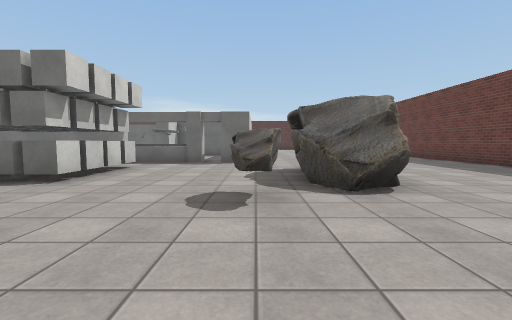
[1] (above)

22 first-person views from a walk through a Unity game level. The camera is 1.2 m above the floor, tilts 4° down and sees 90° across. Doors are open. The floor is counted in squares, 2 m on a side. Each view is taken from the middle of a square. On the plan, view 1 faces up. The plan holds only what a view shows up to about 9 squares ahead; the rest is blank. The player character is not drawn. Some surface patterns are stand-ins.

[2]
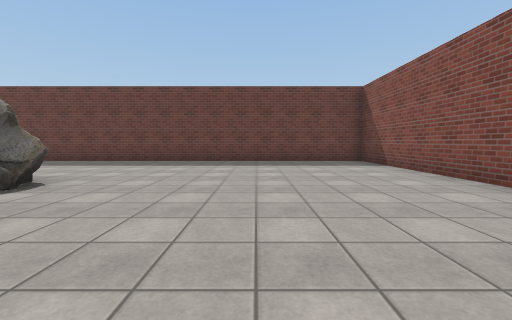

[3]
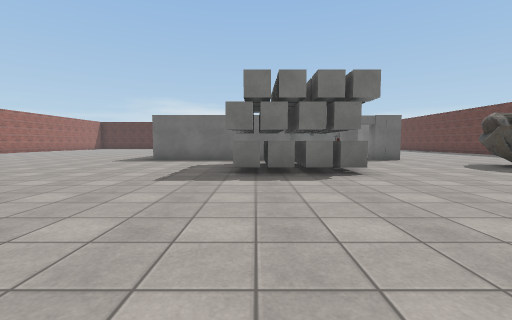

[4]
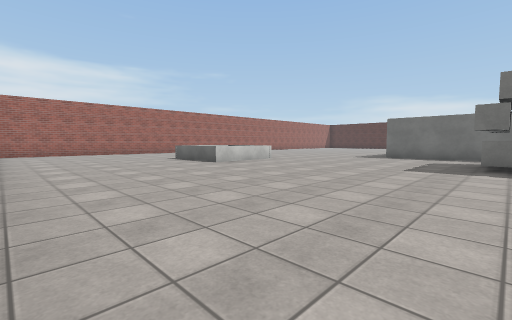

[5]
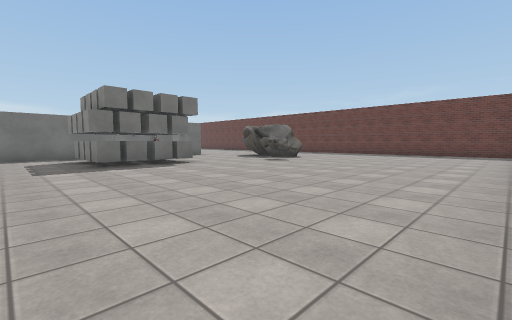

[6]
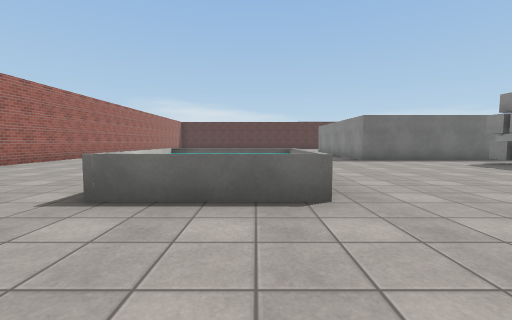

[7]
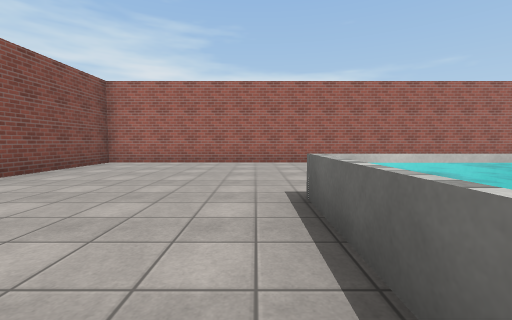

[8]
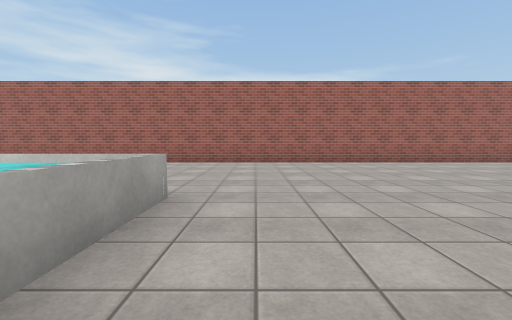

[9]
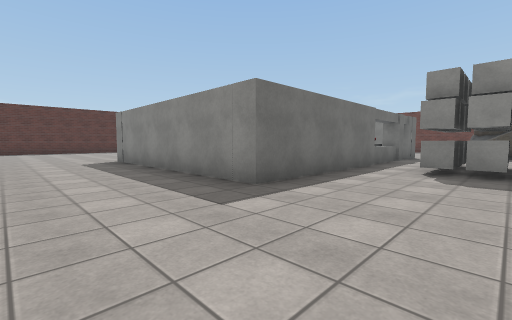

[10]
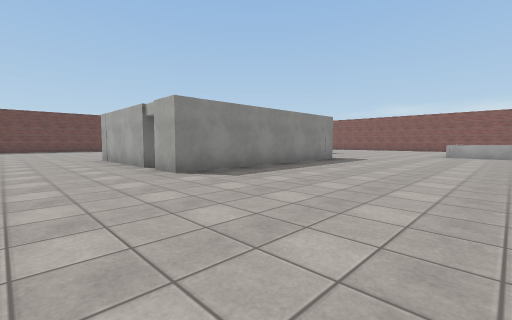

[11]
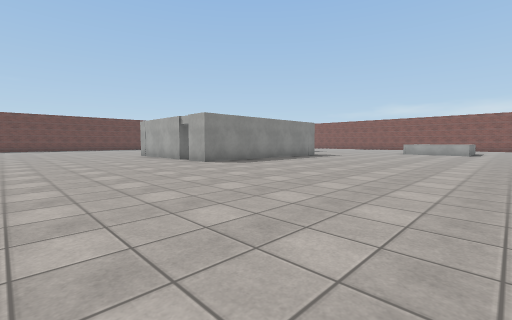

[12]
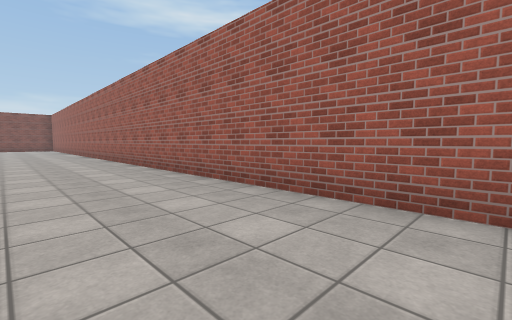

[13]
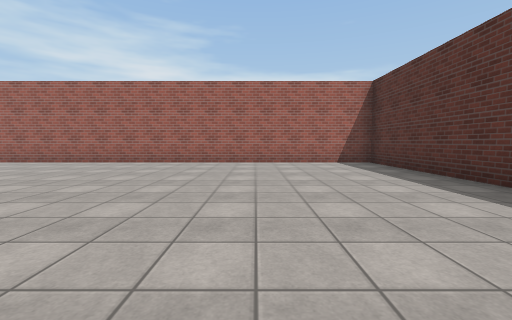

[14]
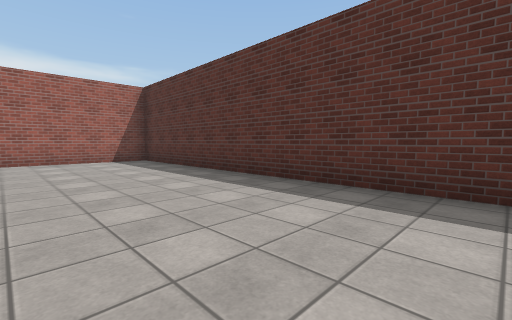

[15]
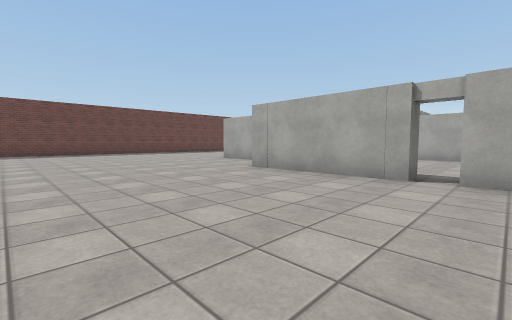

[16]
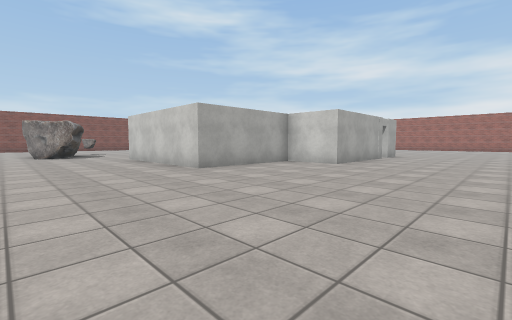

[17]
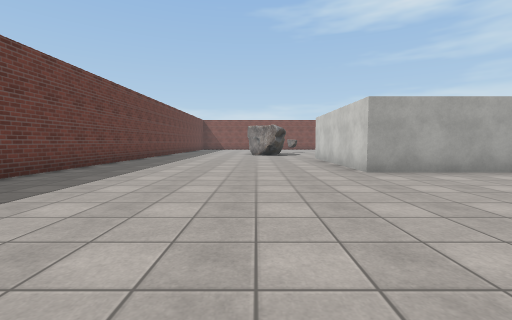

[18]
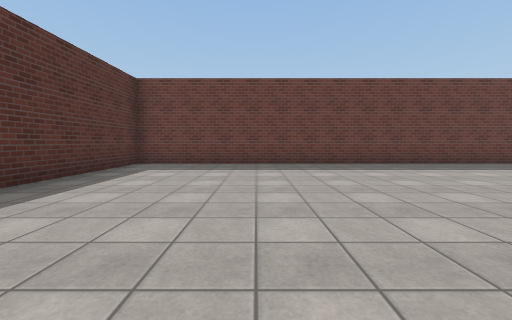

[19]
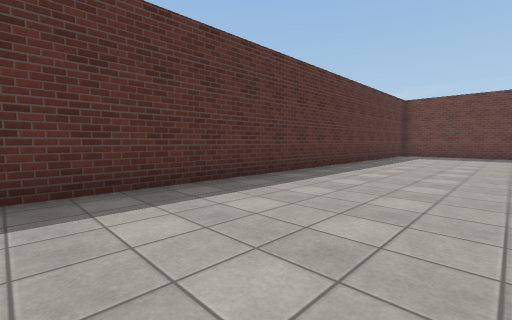

[20]
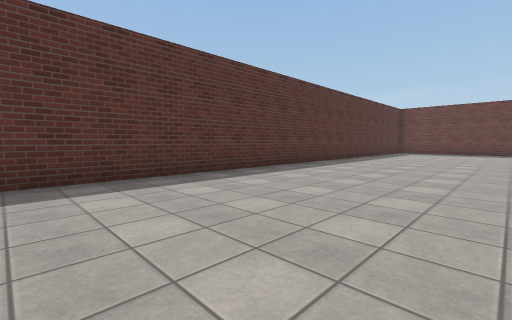

[21]
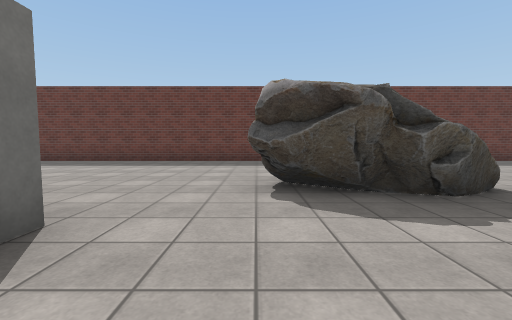

[22]
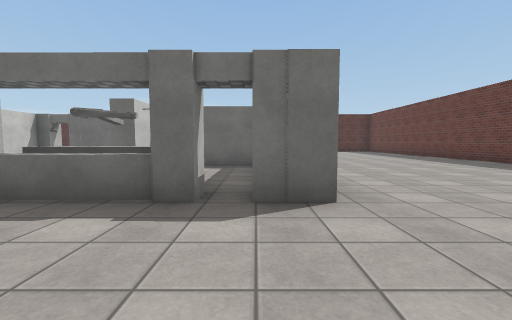

### Floor plan
Points are (right, up) in squares from view 1. A wall is a line through its corners. A room is listed if a view was taken in it or the views show most of it. See-through windows are left out.
Room 1 (views 1, 2, 3, 4, 5, 6, 7, 8, 9, 10, 11, 12, 13, 14, 15, 16, 17, 18, 19, 20, 21, 22)
walls: (-4, 8.1) (-4, 7.6) (-8.4, 7.6) (-8.4, 12.6); (-6.9, 13.1) (-6.9, 13.6) (-3.5, 13.6) (-3.5, 11.9) (-0.2, 11.9) (-0.2, 7.6) (-1, 7.6) (-1, 8.1); (1.3, -3.4) (6.2, -3.4) (6.2, 21.3) (-18.5, 21.4) (-18.5, -3.3) (-15.2, -3.3)
low walls: (-3.4, 7.6) (-3.9, 7.6); (-11.2, 3.6) (-11.2, 2.9); (-11.3, 2.9) (-11.3, 3.9) (-13.6, 3.9) (-13.6, 2.9); (-13.7, 4) (-11.9, 4)
ways out: open door at (-7, 13) to room 2; open door at (-1, 8)
objects: block (-8, 13); cube (-5, 4); cube (-5, 5); cube (-5, 6); cube (-4, 4); other object (-4, 5); other object (-4, 6); table (-4, 8) to (-3, 9); cube (-3, 4); cube (-3, 5); cube (-3, 6); other object (-2, 8); rock (0, 3); rock (1, 3) to (2, 6)
Room 2 (no view inside)
walls: (-7, 8.1) (-5.7, 8.1); (-3.5, 10.3) (-4.1, 10.3); (-7.9, 12.5) (-7.9, 12); (-5.5, 13.1) (-6.9, 13.1)
ways out: open door at (-7, 13) to room 1

Where each view was taken, in squares from view 1:
view 1: 0 up, 0 right, facing up
view 2: 0 up, 2 left, facing right
view 3: 1 down, 5 left, facing up
view 4: 3 down, 5 left, facing up-left
view 5: 3 down, 7 left, facing up-right
view 6: 1 down, 12 left, facing up
view 7: 1 up, 11 left, facing left
view 8: 5 up, 11 left, facing left
view 9: 5 up, 11 left, facing up-right
view 10: 16 up, 13 left, facing down-right
view 11: 18 up, 15 left, facing down-right
view 12: 18 up, 16 left, facing down-left
view 13: 18 up, 11 left, facing left
view 14: 18 up, 10 left, facing up-left
view 15: 18 up, 8 left, facing down-right
view 16: 17 up, 3 right, facing down-left
view 17: 17 up, 2 right, facing down
view 18: 18 up, 1 left, facing right
view 19: 18 up, 6 left, facing up-right
view 20: 17 up, 9 left, facing up-right
view 21: 6 up, 2 left, facing right
view 22: 5 up, 1 left, facing up
